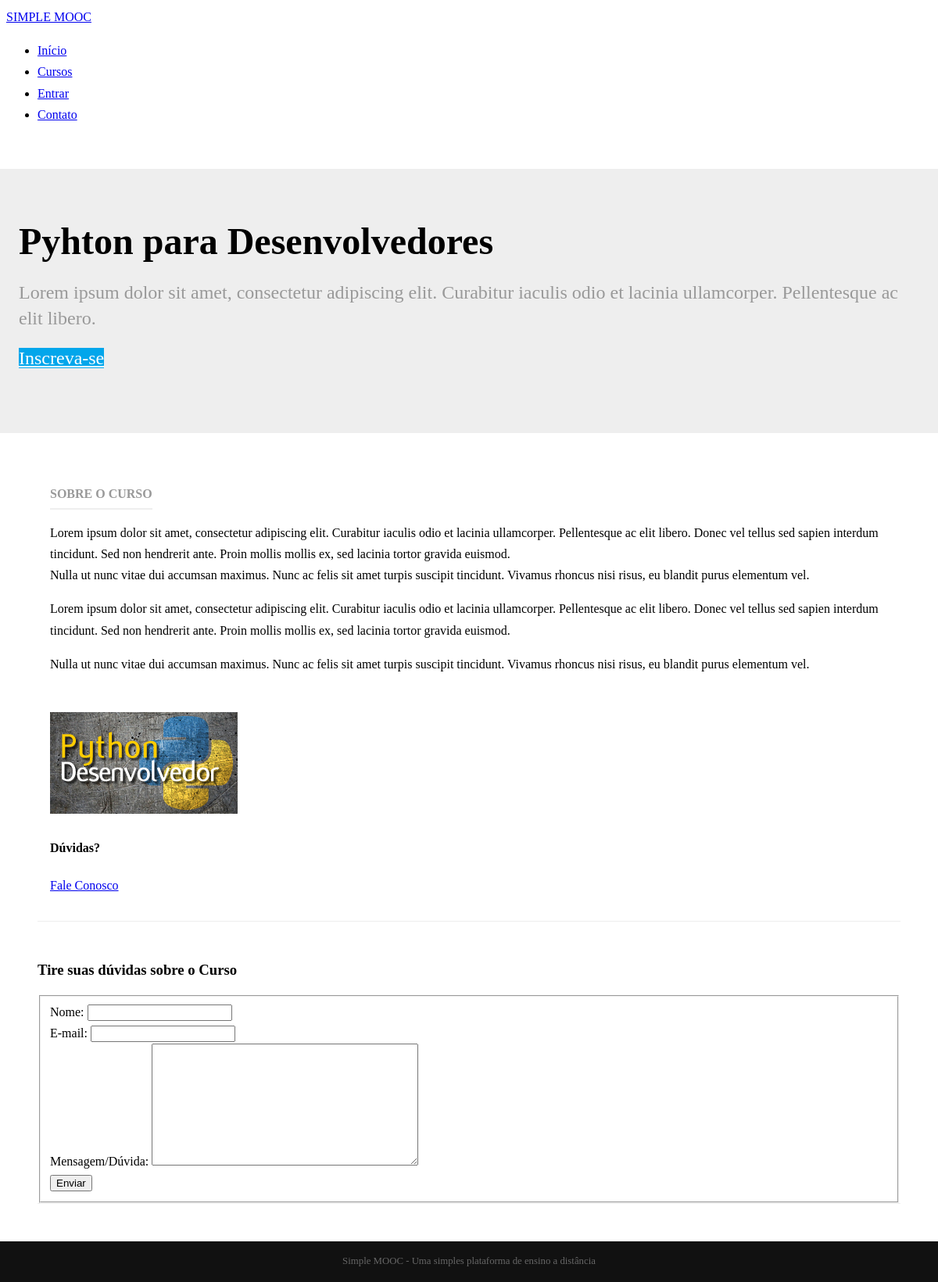
/cursos/pyhton-para-desenvolvedores/, run on the app's committed database.
### courses/models.py (models this page shows, shortened)
class Course(models.Model):
    class Meta:
        verbose_name = 'Curso'
        verbose_name_plural = 'Cursos'
        ordering = ['name']
    name = models.CharField('Nome', max_length=100)
    slug = models.SlugField('Atalho')
    description = models.TextField('Descrição', blank=True)
    about = models.TextField('Sobre o curso', blank=True)
    start_date = models.DateField('Data de Início', blank=True, null=True)
    image = models.ImageField(upload_to='courses/images', verbose_name='Imagem', blank=True, null=True)
    created_at = models.DateTimeField('Criado em', auto_now_add=True)
    update_at = models.DateTimeField('Atualizado em', auto_now=True)
    objects = CustomManager()
    def __str__(self):
        return self.name

### courses/views.py (the view)
# urls.py: path('<slug:slug>/', views.details, name='details'),
def details(request, slug):
    course = get_object_or_404(Course, slug=slug)
    context = {}
    if request.method == 'POST':
        form = ContactCourse(request.POST)
        if form.is_valid():
            context['is_valid'] = True
            form.send_mail(course)
            form = ContactCourse()
    else:
        form = ContactCourse()
    context['form'] = form
    context['course'] = course
    template_name = 'courses/details.html'
    return render(request, template_name, context)

### courses/forms.py (shortened to what this page needs)
class ContactCourse(forms.Form):
    name = forms.CharField(label='Nome', max_length=100)
    email = forms.EmailField(label='E-mail')
    message = forms.CharField(label='Mensagem/Dúvida', widget=forms.Textarea)

### courses/templates/courses/details.html (shortened to what this page needs)
{% extends "base.html" %}
{% load static %}
{% block container %}
<div class="splash">
    <div class="pure-g-r">
        <div class="pure-u-1">
            <div class="l-box splash-text">
                <h1 class="splash-head">
                    {{ course }}
                </h1>
                <h2 class="splash-subhead">
                    {{ course.description }}
                </h2>
                <p>
                    <a href="#" class="pure-button primary-button">Inscreva-se</a>
                </p>
            </div>
        </div>
    </div>
</div>
<div class="pure-g-r content-ribbon">
    <div class="pure-u-2-3">
        <div class="l-box">
            <h4 class="content-subhead">Sobre o Curso</h4>
            {{ course.about|linebreaks }}
        </div>
    </div>
    <div class="pure-u-1-3">
        <div class="l-box">
            {% if course.image %}
            <img src="{{ course.image.url }}" alt="" />
            {% else %}
            <img src="{% static 'img/course-image.jpg' %}" alt="" />
            {% endif %}
            <h4>Dúvidas?</h4>
            <p>
                <a href="#contato" title="" class="pure-button">Fale Conosco</a>
            </p>
        </div>
    </div>
</div>
<div class="pure-g-r content-ribbon" id="contato">
    <div class="pure-u-1">
        <h3>Tire suas dúvidas sobre o Curso</h3>
        <form action="#contato" class="pure-form pure-form-aligned" method="post">
            <fieldset>
                {% for field in form %}
                <div class="pure-control-group">
                    {{ field.label_tag }}
                    {{ field }}
                </div>
                {% endfor %}
                <div class="pure-controls">
                    <button type="submit" class="pure-button pure-button-primary">Enviar</button>
                </div>
            </fieldset>
        </form>
    </div>
</div>
{% endblock %}

### core/static/css/styles.css (style rules this page uses)
* { -webkit-box-sizing: border-box; -moz-box-sizing: border-box; box-sizing: border-box; }
body { margin: 0 auto; line-height: 1.7em; }
.l-box { padding: 1em; }
body .primary-button { background: #02a6eb; color: #fff; }
.splash { margin: 2em auto 0; padding: 3em 0.5em; background: #eee; }
.splash .splash-head { font-size: 300%; margin: 0em 0; line-height: 1.2em; }
.splash .splash-subhead { color: #999; font-weight: 300; line-height: 1.4em; }
.splash .primary-button { font-size: 150%; }
.content .content-subhead { color: #999; padding-bottom: 0.3em; text-transform: uppercase; margin: 0; border-bottom: 2px solid #eee; display: inline-block; }
.content .content-ribbon { margin: 3em; border-bottom: 1px solid #eee; }

### data on the page
Course: name "Pyhton para Desenvolvedores", description "Lorem ipsum dolor sit amet, consectetur adipiscing elit. Curabitur iaculis odio et lacinia ullamcorper. Pellentesque ac elit libero.", about "Lorem ipsum dolor sit amet, consectetur adipiscing elit. Curabitur iaculis odio et lacinia ullamcorper. Pellentesque ac elit libero. Donec vel tellus sed sapien interdum tincidunt. Sed non hendrerit ante. Proin mollis mollis ex, sed lacinia tortor gravida euismod. Nulla ut nunc vitae dui accumsan maximus. Nunc ac felis sit amet turpis suscipit tincidunt. Vivamus rhoncus nisi risus, eu blandit purus elementum vel. Lorem ipsum dolor sit amet, consectetur adipiscing elit. Curabitur iaculis odio et lacinia ullamcorper. Pellentesque ac elit libero. Donec vel tellus sed sapien interdum tincidunt. Sed non hendrerit ante. Proin mollis mollis ex, sed lacinia tortor gravida euismod. Nulla ut nunc…", image (picture)

### other printed values
{{ field.label_tag }} "Nome:" "E-mail:" "Mensagem/Dúvida:"
